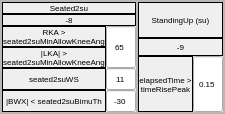
           <widget class="QFrame" name="standingUp_Frame">
            <property name="frameShape">
             <enum>QFrame::Shape::StyledPanel</enum>
            </property>
            <property name="frameShadow">
             <enum>QFrame::Shadow::Raised</enum>
            </property>
            <layout class="QVBoxLayout" name="verticalLayout_2">
             <property name="spacing">
              <number>0</number>
             </property>
             <property name="leftMargin">
              <number>0</number>
             </property>
             <property name="topMargin">
              <number>0</number>
             </property>
             <property name="rightMargin">
              <number>0</number>
             </property>
             <property name="bottomMargin">
              <number>0</number>
             </property>
             <item>
              <layout class="QHBoxLayout" name="StandingUp_horizontalLayout">
               <property name="spacing">
                <number>0</number>
               </property>
               <item>
                <widget class="QFrame" name="seated2su_Frame">
                 <property name="frameShape">
                  <enum>QFrame::Shape::StyledPanel</enum>
                 </property>
                 <property name="frameShadow">
                  <enum>QFrame::Shadow::Raised</enum>
                 </property>
                 <layout class="QVBoxLayout" name="verticalLayout_43">
                  <property name="spacing">
                   <number>0</number>
                  </property>
                  <property name="leftMargin">
                   <number>0</number>
                  </property>
                  <property name="topMargin">
                   <number>0</number>
                  </property>
                  <property name="rightMargin">
                   <number>0</number>
                  </property>
                  <property name="bottomMargin">
                   <number>0</number>
                  </property>
                  <item>
                   <widget class="QLabel" name="flag118_label">
                    <property name="maximumSize">
                     <size>
                      <width>16777215</width>
                      <height>36</height>
                     </size>
                    </property>
                    <property name="font">
                     <font>
                      <pointsize>6</pointsize>
                     </font>
                    </property>
                    <property name="frameShape">
                     <enum>QFrame::Shape::Box</enum>
                    </property>
                    <property name="text">
                     <string>Seated2su</string>
                    </property>
                    <property name="alignment">
                     <set>Qt::AlignmentFlag::AlignCenter</set>
                    </property>
                   </widget>
                  </item>
                  <item>
                   <widget class="QLabel" name="stateNumber_minus8_Label">
                    <property name="maximumSize">
                     <size>
                      <width>16777215</width>
                      <height>18</height>
                     </size>
                    </property>
                    <property name="font">
                     <font>
                      <pointsize>6</pointsize>
                     </font>
                    </property>
                    <property name="frameShape">
                     <enum>QFrame::Shape::Box</enum>
                    </property>
                    <property name="text">
                     <string>-8</string>
                    </property>
                    <property name="alignment">
                     <set>Qt::AlignmentFlag::AlignCenter</set>
                    </property>
                   </widget>
                  </item>
                  <item>
                   <layout class="QHBoxLayout" name="seated2su_Flag1and2_horizontalLayout">
                    <property name="spacing">
                     <number>0</number>
                    </property>
                    <item>
                     <layout class="QVBoxLayout" name="seated2su_Flag1and2_verticalLayout">
                      <property name="spacing">
                       <number>0</number>
                      </property>
                      <item>
                       <widget class="QLabel" name="flag95_label">
                        <property name="font">
                         <font>
                          <pointsize>6</pointsize>
                         </font>
                        </property>
                        <property name="frameShape">
                         <enum>QFrame::Shape::Box</enum>
                        </property>
                        <property name="text">
                         <string>RKA &gt; seated2suMinAllowKneeAng</string>
                        </property>
                        <property name="alignment">
                         <set>Qt::AlignmentFlag::AlignCenter</set>
                        </property>
                        <property name="wordWrap">
                         <bool>true</bool>
                        </property>
                       </widget>
                      </item>
                      <item>
                       <widget class="QLabel" name="flag96_label">
                        <property name="font">
                         <font>
                          <pointsize>6</pointsize>
                         </font>
                        </property>
                        <property name="frameShape">
                         <enum>QFrame::Shape::Box</enum>
                        </property>
                        <property name="text">
                         <string>|LKA| &gt; seated2suMinAllowKneeAng</string>
                        </property>
                        <property name="alignment">
                         <set>Qt::AlignmentFlag::AlignCenter</set>
                        </property>
                        <property name="wordWrap">
                         <bool>true</bool>
                        </property>
                       </widget>
                      </item>
                     </layout>
                    </item>
                    <item>
                     <widget class="QLineEdit" name="flag95_and_flag96_lineEdit">
                      <property name="minimumSize">
                       <size>
                        <width>30</width>
                        <height>20</height>
                       </size>
                      </property>
                      <property name="maximumSize">
                       <size>
                        <width>30</width>
                        <height>5000</height>
                       </size>
                      </property>
                      <property name="font">
                       <font>
                        <pointsize>6</pointsize>
                       </font>
                      </property>
                      <property name="text">
                       <string>65</string>
                      </property>
                      <property name="frame">
                       <bool>true</bool>
                      </property>
                      <property name="alignment">
                       <set>Qt::AlignmentFlag::AlignCenter</set>
                      </property>
                      <property name="placeholderText">
                       <string>65</string>
                      </property>
                     </widget>
                    </item>
                   </layout>
                  </item>
                  <item>
                   <layout class="QHBoxLayout" name="seated2su_Flag31_horizontalLayout">
                    <property name="spacing">
                     <number>0</number>
                    </property>
                    <item>
                     <widget class="QLabel" name="flag97_label">
                      <property name="font">
                       <font>
                        <pointsize>6</pointsize>
                       </font>
                      </property>
                      <property name="frameShape">
                       <enum>QFrame::Shape::Box</enum>
                      </property>
                      <property name="text">
                       <string>seated2suWS</string>
                      </property>
                      <property name="alignment">
                       <set>Qt::AlignmentFlag::AlignCenter</set>
                      </property>
                      <property name="wordWrap">
                       <bool>true</bool>
                      </property>
                     </widget>
                    </item>
                    <item>
                     <widget class="QLineEdit" name="flag97_lineEdit">
                      <property name="minimumSize">
                       <size>
                        <width>30</width>
                        <height>20</height>
                       </size>
                      </property>
                      <property name="maximumSize">
                       <size>
                        <width>30</width>
                        <height>5000</height>
                       </size>
                      </property>
                      <property name="font">
                       <font>
                        <pointsize>6</pointsize>
                       </font>
                      </property>
                      <property name="text">
                       <string>11</string>
                      </property>
                      <property name="frame">
                       <bool>true</bool>
                      </property>
                      <property name="alignment">
                       <set>Qt::AlignmentFlag::AlignCenter</set>
                      </property>
                      <property name="placeholderText">
                       <string>11</string>
                      </property>
                     </widget>
                    </item>
                   </layout>
                  </item>
                  <item>
                   <layout class="QHBoxLayout" name="seated2su_Flag32_horizontalLayout">
                    <property name="spacing">
                     <number>0</number>
                    </property>
                    <item>
                     <widget class="QLabel" name="flag98_label">
                      <property name="font">
                       <font>
                        <pointsize>6</pointsize>
                       </font>
                      </property>
                      <property name="frameShape">
                       <enum>QFrame::Shape::Box</enum>
                      </property>
                      <property name="text">
                       <string>|BWX| &lt; seated2suBimuTh</string>
                      </property>
                      <property name="alignment">
                       <set>Qt::AlignmentFlag::AlignCenter</set>
                      </property>
                      <property name="wordWrap">
                       <bool>true</bool>
                      </property>
                     </widget>
                    </item>
                    <item>
                     <widget class="QLineEdit" name="flag98_lineEdit">
                      <property name="minimumSize">
                       <size>
                        <width>30</width>
                        <height>20</height>
                       </size>
                      </property>
                      <property name="maximumSize">
                       <size>
                        <width>30</width>
                        <height>5000</height>
                       </size>
                      </property>
                      <property name="font">
                       <font>
                        <pointsize>6</pointsize>
                       </font>
                      </property>
                      <property name="text">
                       <string>-30</string>
                      </property>
                      <property name="frame">
                       <bool>true</bool>
                      </property>
                      <property name="alignment">
                       <set>Qt::AlignmentFlag::AlignCenter</set>
                      </property>
                      <property name="placeholderText">
                       <string>-30</string>
                      </property>
                     </widget>
                    </item>
                   </layout>
                  </item>
                 </layout>
                </widget>
               </item>
               <item>
                <widget class="QFrame" name="sub_standingUp_Frame">
                 <property name="frameShape">
                  <enum>QFrame::Shape::StyledPanel</enum>
                 </property>
                 <property name="frameShadow">
                  <enum>QFrame::Shadow::Raised</enum>
                 </property>
                 <layout class="QVBoxLayout" name="verticalLayout_44">
                  <property name="spacing">
                   <number>0</number>
                  </property>
                  <property name="leftMargin">
                   <number>0</number>
                  </property>
                  <property name="topMargin">
                   <number>0</number>
                  </property>
                  <property name="rightMargin">
                   <number>0</number>
                  </property>
                  <property name="bottomMargin">
                   <number>0</number>
                  </property>
                  <item>
                   <widget class="QLabel" name="flag117_label">
                    <property name="maximumSize">
                     <size>
                      <width>16777215</width>
                      <height>36</height>
                     </size>
                    </property>
                    <property name="font">
                     <font>
                      <pointsize>6</pointsize>
                     </font>
                    </property>
                    <property name="frameShape">
                     <enum>QFrame::Shape::Box</enum>
                    </property>
                    <property name="text">
                     <string>StandingUp (su)</string>
                    </property>
                    <property name="alignment">
                     <set>Qt::AlignmentFlag::AlignCenter</set>
                    </property>
                   </widget>
                  </item>
                  <item>
                   <widget class="QLabel" name="stateNumber_minus9_Label">
                    <property name="maximumSize">
                     <size>
                      <width>16777215</width>
                      <height>18</height>
                     </size>
                    </property>
                    <property name="font">
                     <font>
                      <pointsize>6</pointsize>
                     </font>
                    </property>
                    <property name="frameShape">
                     <enum>QFrame::Shape::Box</enum>
                    </property>
                    <property name="text">
                     <string>-9</string>
                    </property>
                    <property name="alignment">
                     <set>Qt::AlignmentFlag::AlignCenter</set>
                    </property>
                   </widget>
                  </item>
                  <item>
                   <layout class="QHBoxLayout" name="standingUp_Flag1_horizontalLayout">
                    <property name="spacing">
                     <number>0</number>
                    </property>
                    <item>
                     <widget class="QLabel" name="flag99_label">
                      <property name="font">
                       <font>
                        <pointsize>6</pointsize>
                       </font>
                      </property>
                      <property name="frameShape">
                       <enum>QFrame::Shape::Box</enum>
                      </property>
                      <property name="text">
                       <string>elapsedTime &gt; timeRisePeak</string>
                      </property>
                      <property name="alignment">
                       <set>Qt::AlignmentFlag::AlignCenter</set>
                      </property>
                      <property name="wordWrap">
                       <bool>true</bool>
                      </property>
                     </widget>
                    </item>
                    <item>
                     <widget class="QLineEdit" name="flag99_lineEdit">
                      <property name="minimumSize">
                       <size>
                        <width>30</width>
                        <height>20</height>
                       </size>
                      </property>
                      <property name="maximumSize">
                       <size>
                        <width>30</width>
                        <height>5000</height>
                       </size>
                      </property>
                      <property name="font">
                       <font>
                        <pointsize>6</pointsize>
                       </font>
                      </property>
                      <property name="text">
                       <string>0.15</string>
                      </property>
                      <property name="frame">
                       <bool>true</bool>
                      </property>
                      <property name="alignment">
                       <set>Qt::AlignmentFlag::AlignCenter</set>
                      </property>
                      <property name="placeholderText">
                       <string>0.15</string>
                      </property>
                     </widget>
                    </item>
                   </layout>
                  </item>
                 </layout>
                </widget>
               </item>
              </layout>
             </item>
            </layout>
           </widget>
